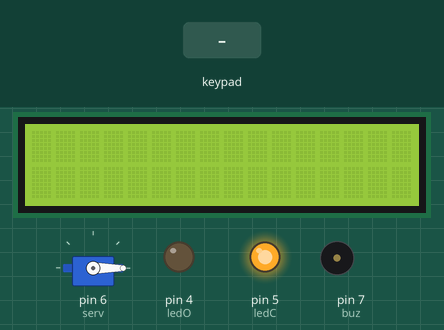
Bench run of a sketch on a simulated Arduino Mega 2560, built with avr-gcc and run on an emulated ATmega2560. Shown: 16×2 character LCD, servo, output pins drawn as LEDs (lit = HIGH), buzzer (waves = sounding, pin HIGH). The inputs (shaded band) are chosen by the test bench.

Above: at 1.2 s.
1.3 s: keypad keys 1 2 3 4 * pressed 0.4 s apart
At 3.06 s:
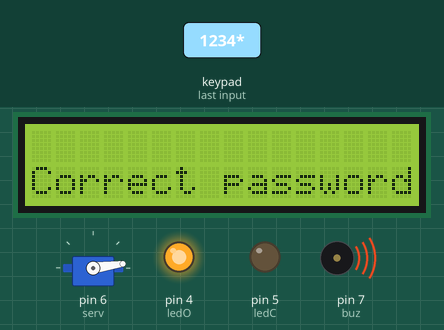
5.3 s: key 'E' pressed
At 6.9 s:
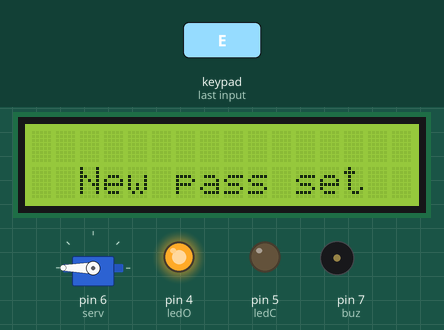
7.4 s: key '*' pressed
At 7.7 s:
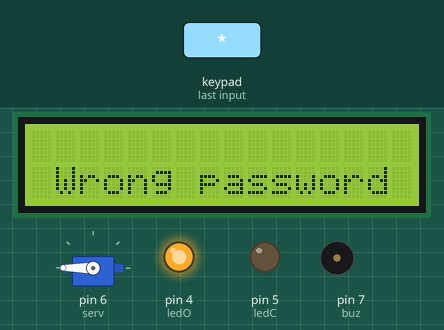
8.9 s: key 'E' pressed
At 9.8 s:
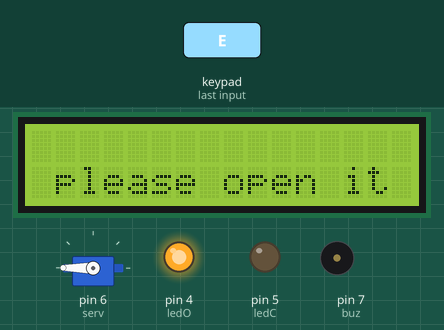
10.4 s: key 'C' pressed
At 11.0 s:
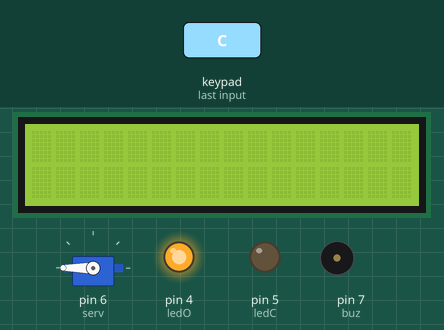
Timing chart, 0 to 12.9 s (numbered marks = the images above; inputs shaded):
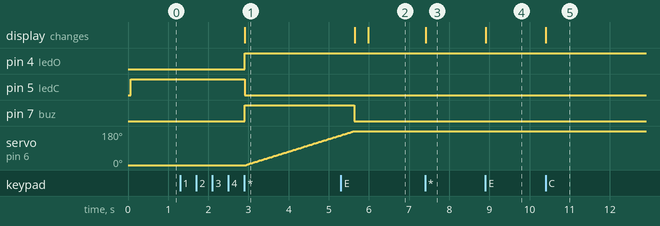

Measured:
- after the input at 1.3 s, pin 4 (ledO), pin 7 (buz): LOW → HIGH after 1.6 s; pin 5 (ledC): HIGH → LOW after 1.6 s; servo on pin 6 (serv): moves from 0° to 158° over 2.4 s, starting after 1.6 s; the display: changes after 1.6 s (image 1)
- after the input at 5.3 s, the display: first differs from a run without the input after 0.69 s (image 2)
- after the input at 7.4 s, the display: changes at once (image 3)
- after the input at 8.9 s, the display: changes at once (image 4)
- after the input at 10.4 s, the display: changes at once (image 5)

The sketch:

pro.ino
```cpp
#include <LiquidCrystal.h>
#include <Keypad.h>
#include <Servo.h>
#define serv 6
#define buz 7
#define ledO 4
#define ledC 5

//keypad
const byte ROWS = 4;
const byte COLS = 4;
char hexaKeys[ROWS][COLS] = {
  {'7', '8', '9', '/'},
  {'4', '5', '6', '*'},
  {'1', '2', '3', '-'},
  {'C', '0', 'E', '+'}
};
byte rowPins[ROWS] = {31, 33, 35, 37}; //connect to the row pinouts of the keypad
byte colPins[COLS] = {23, 25, 27, 29}; //connect to the column pinouts of the keypad
Keypad customKeypad = Keypad( makeKeymap(hexaKeys), rowPins, colPins, ROWS, COLS);

//lcd
const int rs = 13 , en = 12, d4 = 8, d5 = 9, d6 = 10, d7 = 11;
LiquidCrystal lcd(rs, en, d4, d5, d6, d7);


Servo servo;

//logic
int Temp;
char Origin_Pass[] = {'1', '2', '3', '4'};
char Pass[4] ;
bool Wrong_Pass = false ;
bool IsOpen = false ;
unsigned long startTime = 0;
unsigned long veri = 0;
bool verified = false ;
int timer = 5;
void setup() {
  // set up the LCD's number of columns and rows:
  lcd.begin(16, 2);
  lcd.clear();
  lcd.setCursor(0, 0);
  Temp = 0;
  servo.attach(6);
  pinMode(serv, OUTPUT);
  pinMode(buz, OUTPUT);
  pinMode(ledO, OUTPUT);
  pinMode(ledC, OUTPUT);
  //len = 0;
  servo.write(0);
  digitalWrite(ledO, LOW);
  digitalWrite(ledC, HIGH);
}
int mili0;
int sec0;
int min0;
void loop() {
  if (IsOpen) {
    sec0 = timer % 60 - ((millis() / 1000) % 60) + (startTime / 1000) % 60;
    lcd.clear();
    lcd.setCursor(0, 0);
    lcd.print("Open");
    lcd.setCursor(0, 1);
    lcd.print("Closing time:");
    lcd.print(sec0);
    delay(100);
  }
  if (IsOpen && millis() - startTime > timer * 1000) {
    closing();
  }
  char customKey = customKeypad.getKey();
  if (customKey) {
    //get number
    if (customKey != '*' && customKey != 'C' && customKey != 'E' && customKey != '/' && customKey != '-' && customKey != '+') {
      //lcd.print(customKey);
      if (Temp < 4)
        Pass[Temp] = customKey;
      Temp++;
    }
    //to open
    else if (customKey == '*') {
      if (Temp == 4) {
        for (int i = 0 ; i < 4 ; i++) {
          if (Origin_Pass[i] != Pass[i]) {
            Wrong_Pass = true ;
            break ;
          }
        }
      }
      else {
        Wrong_Pass = true ;
      }
      lcd.clear();
      lcd.setCursor(0, 1);
      if (Wrong_Pass) {
        lcd.print(" Wrong password ");
        Temp = 0 ;
        Wrong_Pass = false ;
        verified = false;


      }
      else {
        lcd.print("Correct password");
        digitalWrite(ledO, HIGH);
        digitalWrite(ledC, LOW);
        digitalWrite(buz, HIGH);
        for (int pos = 0; pos <= 180; pos += 1) {
          servo.write(pos);
          delay(15);
        }
        digitalWrite(buz, LOW);
        startTime = millis();
        IsOpen = true ;
        verified = true ;
      }
    }
    //to clear lcd
    else if (customKey == 'C') {
      lcd.clear();
      Temp = 0;
      Wrong_Pass = false;
    }
    //to change password
    else if (customKey == 'E') {
      if (!verified || ((millis() - veri) / 1000) > 60) {
        lcd.clear();
        lcd.setCursor(0, 1);
        lcd.print(" please open it ");
        Temp == 0 ;
      }
      else if (verified && Temp == 4) {
        for (int i = 0 ; i < 4 ; i++) {
          Origin_Pass[i] = Pass[i];
        }
        lcd.clear();
        lcd.setCursor(0, 1);
        lcd.print("  New pass set  ");
        IsOpen = false ;
        verified = false ;
        Temp= 0 ;
      }
      else {
        lcd.clear();
        lcd.setCursor(0, 1);
        lcd.print("PW must be 4 num");
        Temp == 0 ;
      }
    }
    //to close
    else if (customKey == '/') {
      closing();

    }
    //change timer
    else if (customKey == '+') {
      timer = converting();
    }
  }
}
void closing() {
  if (IsOpen) {
    lcd.clear();
    lcd.setCursor(0, 1);
    lcd.print("Closing...");
    digitalWrite(ledO, LOW);
    digitalWrite(ledC, HIGH);
    digitalWrite(buz, HIGH);
    for (int pos = 180; pos >= 0; pos--) {
      servo.write(pos);
      delay(15);
    }
    digitalWrite(buz, LOW);
    IsOpen = false ;
    Temp = 0;
  }

}

int converting() {
  int num = 0;
  for (int i = Temp; i < 4 ; i++ ) {
    Pass[i] = 0;
  }
  num = atoi(Pass);
  for (int i = 0 ; i < 10 ; i++ ) {
    Pass[i] = 0;
  }
  Temp = 0 ;
  return num;
}
```
